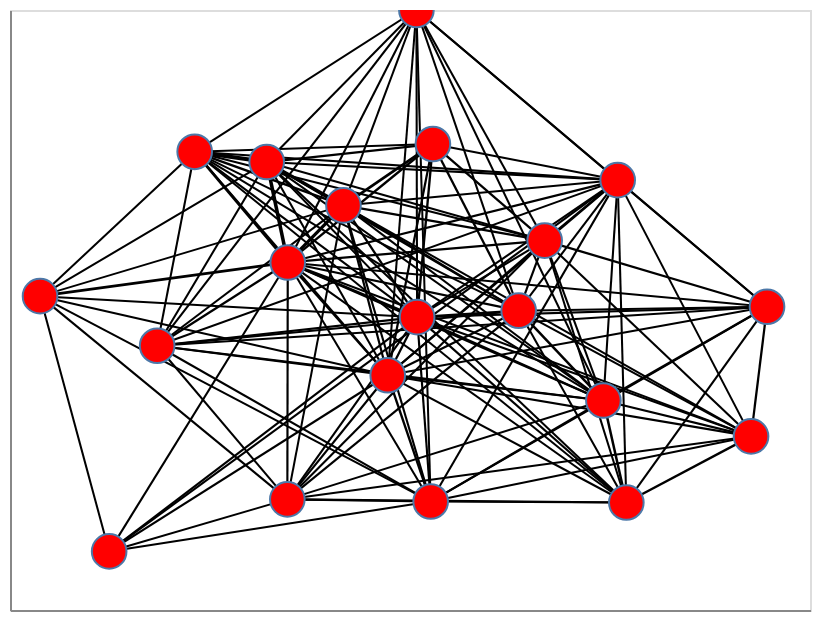

Source (notebook cell):
### Code cell
pos = nx.spring_layout(G)
viz = nxa.draw_networkx(G, pos=pos, width='weight')
viz.interactive()

### Figure 1 — Vega-Lite specification as saved in the notebook (floating-point values rounded to 4 significant figures; data arrays with more than 128 entries replaced by an {"elided": "..."} marker saying what was removed)
{"config": {"view": {"continuousWidth": 400, "continuousHeight": 300}}, "layer": [{"data": {"name": "data-014d4ce268dc5f603614b7fb5589acaa"}, "mark": {"type": "line", "color": "black", "opacity": 1}, "encoding": {"detail": {"field": "edge", "type": "quantitative"}, "size": {"field": "weight", "legend": null, "type": "quantitative"}, "x": {"axis": {"grid": false, "labels": false, "ticks": false, "title": ""}, "field": "x", "type": "quantitative"}, "y": {"axis": {"grid": false, "labels": false, "ticks": false, "title": ""}, "field": "y", "type": "quantitative"}}, "selection": {"selector019": {"type": "interval", "bind": "scales", "encodings": ["x", "y"]}}}, {"data": {"name": "data-870dbabf768f97d41df71c6b6972c037"}, "mark": {"type": "point", "fill": "red", "opacity": 1, "size": 300, "strokeWidth": 1.0}, "encoding": {"x": {"axis": {"grid": false, "labels": false, "ticks": false}, "field": "x", "type": "quantitative"}, "y": {"axis": {"grid": false, "labels": false, "ticks": false}, "field": "y", "type": "quantitative"}}}], "$schema": "https://vega.github.io/schema/vega-lite/v4.17.0.json", "datasets": {"data-014d4ce268dc5f603614b7fb5589acaa": {"elided": "320 records"}, "data-870dbabf768f97d41df71c6b6972c037": [{"y": 0.2313, "x": 0.3367}, {"y": 0.3487, "x": -0.1664}, {"y": 0.04615, "x": -0.9249}, {"y": 0.4932, "x": -0.3582}, {"y": -0.002258, "x": 0.2716}, {"y": 1.0, "x": 0.01601}, {"y": -0.1192, "x": -0.6321}, {"y": -0.2177, "x": -0.05569}, {"y": -0.6385, "x": 0.05172}, {"y": -0.8047, "x": -0.7521}, {"y": -0.6312, "x": -0.3067}, {"y": 0.433, "x": 0.5192}, {"y": -0.02383, "x": 0.01779}, {"y": 0.1585, "x": -0.3056}, {"y": 0.5532, "x": 0.05727}, {"y": -0.6418, "x": 0.5408}, {"y": -0.3016, "x": 0.4834}, {"y": 0.5273, "x": -0.5383}, {"y": 0.01075, "x": 0.8926}, {"y": -0.4212, "x": 0.8526}]}}
